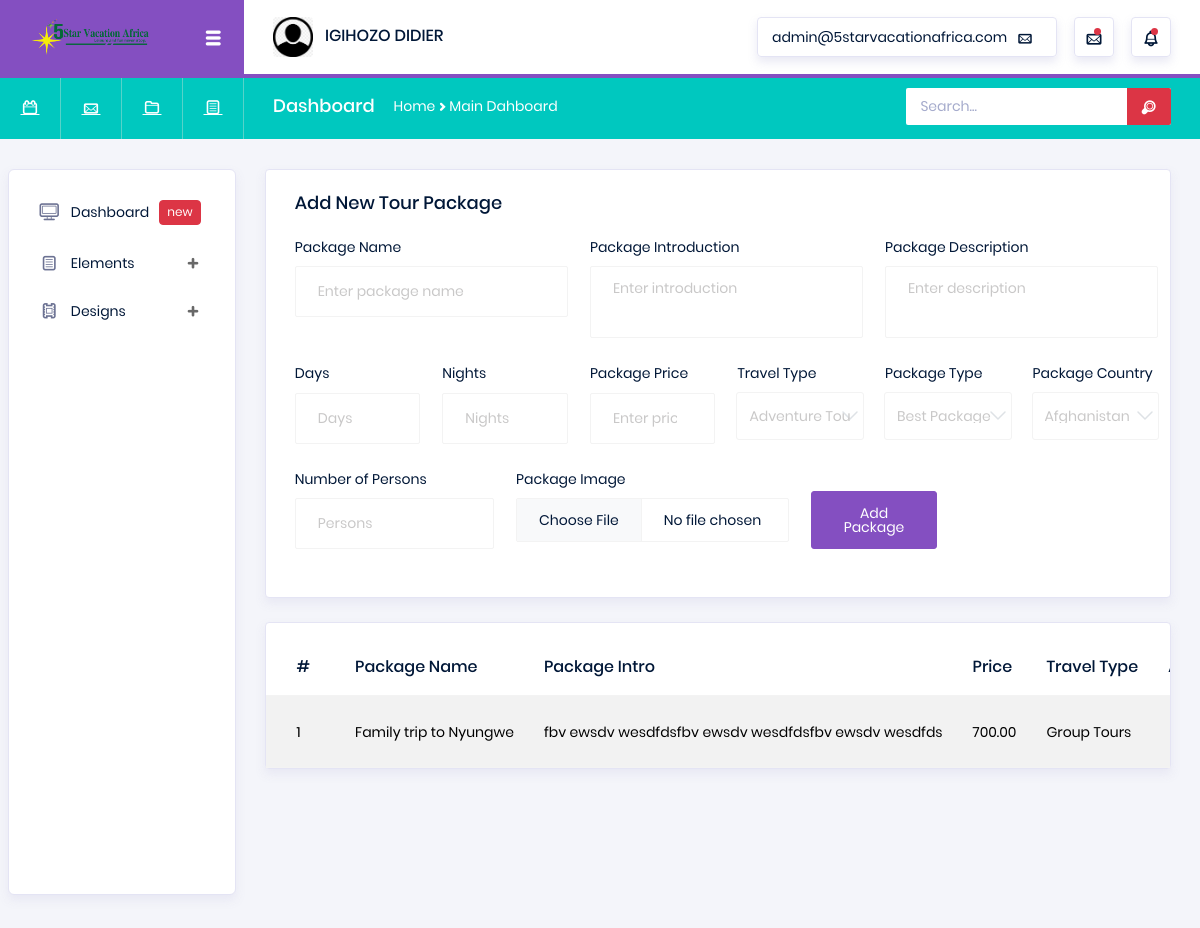
The page /admin/packages.php (signed in) on the database its author committed.
### tables this page shows
CREATE TABLE `Packages` (
  `package_id` int(11) NOT NULL AUTO_INCREMENT,
  `name` varchar(255) NOT NULL,
  `intro` text NOT NULL,
  `description` text NOT NULL,
  `days` int(11) NOT NULL,
  `nights` int(11) NOT NULL,
  `price` decimal(10,2) NOT NULL,
  `travel_type` int(11) NOT NULL,
  `package_type` int(11) NOT NULL,
  `country_id` int(11) NOT NULL,
  `num_persons` int(11) NOT NULL,
  `image` varchar(255) DEFAULT NULL,
  `status` int(1) DEFAULT 1,
  `created_at` datetime DEFAULT current_timestamp(),
  PRIMARY KEY (`package_id`)
);

CREATE TABLE `tour_categories` (
  `id` int(11) NOT NULL AUTO_INCREMENT,
  `name` varchar(100) NOT NULL,
  `status` tinyint(1) DEFAULT 1,
  `created_at` datetime DEFAULT current_timestamp(),
  `updated_at` datetime DEFAULT current_timestamp() ON UPDATE current_timestamp(),
  PRIMARY KEY (`id`)
);

### admin/packages.php (the view, shortened to what this page needs)
<?php
require("lib/header.php");
@require("../lib/drive.php");
$con = $pdo;
?>
<div class="main-panel">
    <div class="content-wrapper">
        <div class="row">
            <div class="col-md-12">
                <div class="card">
                    <div class="card-body">
                        <h4 class="card-title">Add New Tour Package</h4>
                        <form method="post" enctype="multipart/form-data" style="width:102%">
                            <div class="form-row row">
                                <div class="form-group col-md-4">
                                    <label for="packageName">Package Name</label>
                                    <input type="text" class="form-control" id="packageName" name="packageName" placeholder="Enter package name" required>
                                </div>
                                <div class="form-group col-md-4">
                                    <label for="packageIntro">Package Introduction</label>
                                    <textarea class="form-control" id="packageIntro" name="packageIntro" rows="3" placeholder="Enter introduction" required></textarea>
                                </div>
                                <div class="form-group col-md-4">
                                    <label for="packageDesc">Package Description</label>
                                    <textarea class="form-control" id="packageDesc" name="packageDesc" rows="3" placeholder="Enter description" required></textarea>
                                </div>
                                <div class="form-group col-md-2">
                                    <label for="days">Days</label>
                                    <input type="number" class="form-control" id="days" name="days" placeholder="Days" required>
                                </div>
                                <div class="form-group col-md-2">
                                    <label for="nights">Nights</label>
                                    <input type="number" class="form-control" id="nights" name="nights" placeholder="Nights" required>
                                </div>
                                <div class="form-group col-md-2">
                                    <label for="price">Package Price</label>
                                    <input type="number" class="form-control" id="price" name="price" placeholder="Enter price" required>
                                </div>
                                <div class="form-group col-md-2">
                                    <label for="travelType">Travel Type</label>
                                    <select class="form-control" id="travelType" name="travelType" required>
                                        <?php
                                        $categories = $con->query("SELECT * FROM tour_categories ORDER BY name ASC");
                                        while ($row = $categories->fetch(PDO::FETCH_ASSOC)) {
                                            echo "<option value='{$row['id']}'>{$row['name']}</option>";
                                        }
                                        ?>
                                    </select>
                                </div>
                                <div class="form-group col-md-2">
                                    <label for="packageType">Package Type</label>
                                    <select class="form-control" id="packageType" name="packageType" required>
                                        <?php
                                        $Packages = $con->query("SELECT * FROM tour_packages ORDER BY name ASC");
                                        while ($row = $Packages->fetch(PDO::FETCH_ASSOC)) {
                                            echo "<option value='{$row['id']}'>{$row['name']}</option>";
                                        }
                                        ?>
                                    </select>
                                </div>
                                <div class="form-group col-md-2">
                                    <label for="countryId">Package Country</label>
                                    <select class="form-control" id="countryId" name="countryId" required>
                                        <?php
                                        $countries = $con->query("SELECT * FROM countries WHERE active = 1 ORDER BY country_name ASC");
                                        while ($row = $countries->fetch(PDO::FETCH_ASSOC)) {
                                            echo "<option value='{$row['country_id']}'>{$row['country_name']}</option>";
                                        }
                                        ?>
                                    </select>
                                </div>
                                <div class="form-group col-md-3">
                                    <label for="numPersons">Number of Persons</label>
                                    <input type="number" class="form-control" id="numPersons" name="numPersons" placeholder="Persons" required>
                                </div>
                                <div class="form-group col-md-4">
                                    <label for="packageImage">Package Image</label>
                                    <input type="file" class="form-control" id="packageImage" name="packageImage" accept="image/*" required>
                                </div>
                                <div class="form-group col-md-2 d-flex align-items-end">
                                    <button type="submit" class="btn btn-primary">Add Package</button>
                                </div>
                            </div>
                        </form>
                    </div>
                </div>
                <div class="card mt-4">
                    <div class="table-responsive pt-3">
                        <table class="table table-striped project-orders-table">
                            <thead>
                                <tr>
                                    <th>#</th>
                                    <th>Package Name</th>
                                    <th>Package Intro</th>
                                    <th>Price</th>
                                    <th>Travel Type</th>
                                    <th>Actions</th>
                                </tr>
                            </thead>
                            <tbody>
                                <?php
                                $stmt = $con->query("SELECT * FROM Packages ORDER BY package_id DESC");
                                $index = 1;
                                while ($row = $stmt->fetch(PDO::FETCH_ASSOC)) {
                                    $categoryQuery = $con->prepare("SELECT name FROM tour_categories WHERE id = :category_id");
                                    $categoryQuery->execute(['category_id' => $row['travel_type']]);
                                    $category = $categoryQuery->fetch(PDO::FETCH_ASSOC);
                                    $id = $row['package_id'];
                                    echo "<tr>
                                            <td>{$index}</td>
                                            <td>{$row['name']}</td>
                                            <td>{$row['intro']}</td>
                                            <td>{$row['price']}</td>
                                            <td>{$category['name']}</td>
                                            <td><a href='delete-package.php?id=$id' style='text-decoration:none;color:#F00;font-size:30px;float:right'><i class='typcn typcn-delete'></i></a></td>
                                        </tr>";
                                    $index++;
                                }
                                ?>
                            </tbody>
                        </table>
                    </div>
                </div>
            </div>
        </div>
    </div>
</div>

### rows shown on the page
packages: name "Family trip to Nyungwe", intro "fbv ewsdv wesdfdsfbv ewsdv wesdfdsfbv ewsdv wesdfds", price "700.00", tour_categories.name "Group Tours"

### other values the page prints
form field travelType "Adventure Tours"
form field packageType "Best Package"
form field countryId "Afghanistan"
